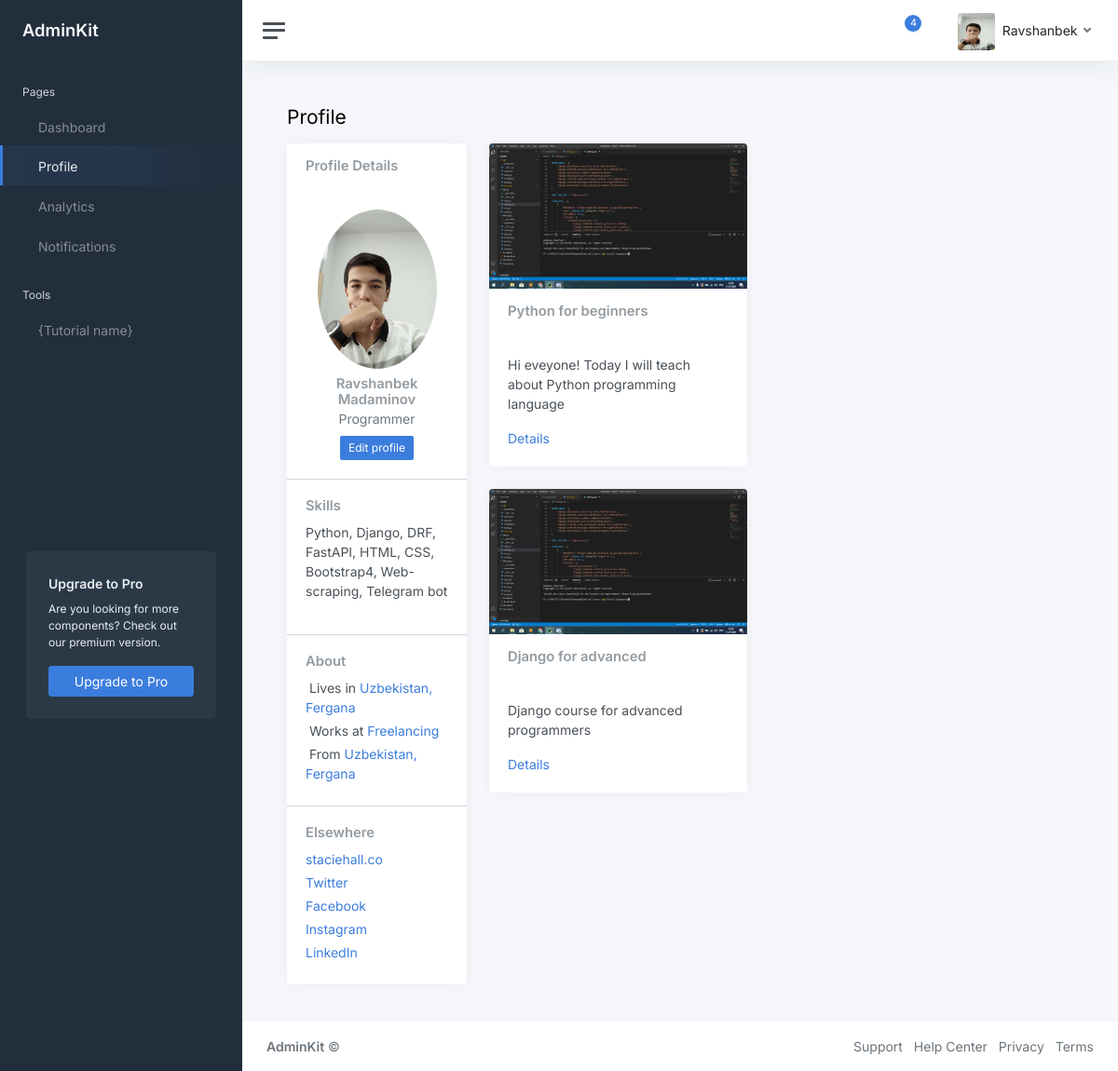
Page /profile/ (signed in) on the committed database.
### user/models.py (models this page shows, shortened)
class MainUser(models.Model):
    user = models.ForeignKey(User, on_delete=models.CASCADE)
    first_name = models.CharField(max_length=100)
    last_name = models.CharField(max_length=100)
    birth_address = models.CharField(max_length=110)
    live_address = models.CharField(max_length=110)
    work = models.CharField(max_length=100)
    about = models.TextField(max_length=500)
    photo = models.ImageField(upload_to='users-avatar')
    class Meta:
        verbose_name = 'Main User'
        verbose_name_plural = 'Users'

class Skill(models.Model):
    user = models.ForeignKey(MainUser, on_delete=models.CASCADE)
    yonalish = models.ForeignKey(IT, on_delete=models.SET_NULL, null=True, blank=True)
    skills = models.CharField(max_length=400, null=True, blank=True)
    class Meta:
        verbose_name = 'Skill'
        verbose_name_plural = 'Skills'

class IT(models.Model):
    it = models.CharField(max_length=100)
    def __str__(self):
        return self.it
    class Meta:
        verbose_name = "Yo'nalish"
        verbose_name_plural = "Yo'nalishlar"

### base/models.py (models this page shows, shortened)
class Tutorial(models.Model):
    user = models.ForeignKey(MainUser, on_delete=models.SET_NULL, null=True)
    tutorial_name = models.CharField(max_length=150)
    tutorial_description = models.TextField(max_length=200)
    tutorial_photo = models.ImageField(upload_to='tutorial-photos')
    tutorial_views = models.PositiveIntegerField(default=0)
    class Meta:
        verbose_name = 'Tutorial'
        verbose_name_plural = 'More Tutorials'

### base/views.py (the view)
# urls.py: path('profile/',ProfileView.as_view(), name='profile'),
class ProfileView(View):
    def get(self, request):
        mainuser = MainUser.objects.get(user=request.user)
        skills = Skill.objects.get(user=mainuser)
        courses = Tutorial.objects.filter(user=mainuser)
        return render(request, 'pages-profile.html',{'mainuser':mainuser, 'courses':courses, 'skills':skills})

### templates/pages-profile.html (shortened to what this page needs)
{% load static %}
<!DOCTYPE html>
<html lang="en">
<head>
	<link href="{% static 'css/app.css' %}" rel="stylesheet">
</head>
<body>
	{% if user.is_authenticated %}
		<div class="wrapper">
			<nav id="sidebar" class="sidebar js-sidebar">
				<div class="sidebar-content js-simplebar">
					<a class="sidebar-brand" href="index.html">
				<span class="align-middle">AdminKit</span>
			</a>
			<ul class="sidebar-nav">
				<li class="sidebar-header">
					Pages
				</li>
				<li class="sidebar-item">
					<a class="sidebar-link" href="{% url 'home' %}">
			 <span class="align-middle">Dashboard</span>
		</a>
				</li>
				<li class="sidebar-item active">
					<a class="sidebar-link" href="{% url 'profile' %}">
			 <span class="align-middle">Profile</span>
		</a>
				</li>
				<li class="sidebar-item">
					<a class="sidebar-link" href="{% url 'analytic' %}">
			 <span class="align-middle">Analytics</span>
		</a>
				</li>
				<li class="sidebar-item">
					<a class="sidebar-link" href="{% url 'notifications' %}">
			 <span class="align-middle">Notifications</span>
		</a>
				</li>
				<li class="sidebar-header">
					Tools
				</li>
				<li class="sidebar-item">
					<a class="sidebar-link" href="{% url 'tutorial' %}">
			 <span class="align-middle">{Tutorial name}</span>
		</a>
				</li>
			</ul>
					<div class="sidebar-cta">
						<div class="sidebar-cta-content">
							<strong class="d-inline-block mb-2">Upgrade to Pro</strong>
							<div class="mb-3 text-sm">
								Are you looking for more components? Check out our premium version.
							</div>
							<div class="d-grid">
								<a href="upgrade-to-pro.html" class="btn btn-primary">Upgrade to Pro</a>
							</div>
						</div>
					</div>
				</div>
			</nav>
			<div class="main">
				<nav class="navbar navbar-expand navbar-light navbar-bg">
					<a class="sidebar-toggle js-sidebar-toggle">
				<i class="hamburger align-self-center"></i>
			</a>
					<div class="navbar-collapse collapse">
						<ul class="navbar-nav navbar-align">
							<li class="nav-item dropdown">
								<a class="nav-icon dropdown-toggle" href="#" id="alertsDropdown" data-bs-toggle="dropdown">
									<div class="position-relative">
										<span class="indicator">4</span>
									</div>
								</a>
							</li>
							<li class="nav-item dropdown">
								<a class="nav-icon dropdown-toggle" href="#" id="messagesDropdown" data-bs-toggle="dropdown">
								</a>
							</li>
							<li class="nav-item dropdown">
								<a class="nav-link dropdown-toggle d-none d-sm-inline-block" href="#" data-bs-toggle="dropdown">
					<img src="{{ mainuser.photo.url }}" class="avatar img-fluid rounded me-1" alt="Charles Hall" /> <span class="text-dark">{{ mainuser.first_name }}</span>
					</a>
							</li>
						</ul>
					</div>
				</nav>
				<main class="content">
					<div class="container-fluid p-0">
						<div class="mb-3">
							<h1 class="h3 d-inline align-middle">Profile</h1>
						</div>
						<div class="row">
							<div class="col-md-4 col-xl-3">
								<div class="card mb-3">
									<div class="card-header">
										<h5 class="card-title mb-0">Profile Details</h5>
									</div>
									<div class="card-body text-center">
										<img src="{{ mainuser.photo.url }}" alt="{{ mainuser.first_name }}" class="img-fluid rounded-circle mb-2" width="128" height="128" />
										<h5 class="card-title mb-0">{{ mainuser.first_name }} {{ mainuser.last_name }}</h5>
										<div class="text-muted mb-2">{{ skills.yonalish }}</div>
										<div>
											<a class="btn btn-primary btn-sm" href="ui-forms.html">Edit profile</a>
										</div>
									</div>
									<hr class="my-0" />
									<div class="card-body">
										<h5 class="h6 card-title">Skills</h5>
										<p>{{ skills.skills }}</p>
									</div>
									<hr class="my-0" />
									<div class="card-body">
										<h5 class="h6 card-title">About</h5>
										<ul class="list-unstyled mb-0">
											<li class="mb-1"> Lives in <a href="#">{{ mainuser.live_address }}</a></li>
											<li class="mb-1"> Works at <a href="#">{{ mainuser.work }}</a></li>
											<li class="mb-1"> From <a href="#">{{ mainuser.birth_address }}</a></li>
										</ul>
									</div>
									<hr class="my-0" />
									<div class="card-body">
										<h5 class="h6 card-title">Elsewhere</h5>
										<ul class="list-unstyled mb-0">
											<li class="mb-1"><a href="#">staciehall.co</a></li>
											<li class="mb-1"><a href="#">Twitter</a></li>
											<li class="mb-1"><a href="#">Facebook</a></li>
											<li class="mb-1"><a href="#">Instagram</a></li>
											<li class="mb-1"><a href="#">LinkedIn</a></li>
										</ul>
									</div>
								</div>
							</div>
							<div class="col-md-8">
								{% for course in courses %}
									<div class="col-12 col-md-6">
										<div class="card">
											<img class="card-img-top" src="{{ course.tutorial_photo.url }}" alt="Unsplash">
											<div class="card-header">
												<h5 class="card-title mb-0">{{ course.tutorial_name }}</h5>
											</div>
											<div class="card-body">
												<p class="card-text">{{ course.tutorial_description }}</p>
												<a href="#" class="card-link">Details</a>
											</div>
										</div>
									</div>
								{% endfor %}
							</div>
						</div>
					</div>
				</main>
				<footer class="footer">
					<div class="container-fluid">
						<div class="row text-muted">
							<div class="col-6 text-start">
								<p class="mb-0">
									<a class="text-muted" href="https://adminkit.io/" target="_blank"><strong>AdminKit</strong></a> &copy;
								</p>
							</div>
							<div class="col-6 text-end">
								<ul class="list-inline">
									<li class="list-inline-item">
										<a class="text-muted" href="https://adminkit.io/" target="_blank">Support</a>
									</li>
									<li class="list-inline-item">
										<a class="text-muted" href="https://adminkit.io/" target="_blank">Help Center</a>
									</li>
									<li class="list-inline-item">
										<a class="text-muted" href="https://adminkit.io/" target="_blank">Privacy</a>
									</li>
									<li class="list-inline-item">
										<a class="text-muted" href="https://adminkit.io/" target="_blank">Terms</a>
									</li>
								</ul>
							</div>
						</div>
					</div>
				</footer>
			</div>
		</div>
	{% else %}
		<a href="{% url 'signup' %}">Register |</a>
		<a href="{% url 'signin' %}">Login</a>
	{% endif %}
</body>
</html>

### rows in the picture
MainUser: photo (picture), first_name "Ravshanbek", last_name "Madaminov", live_address "Uzbekistan, Fergana", work "Freelancing", birth_address "Uzbekistan, Fergana"
Skill: yonalish "Programmer", skills "Python, Django, DRF, FastAPI, HTML, CSS, Bootstrap4, Web-scraping, Telegram bot"
Tutorial: tutorial_photo (picture), tutorial_name "Python for beginners", tutorial_description "Hi eveyone! Today I will teach about Python programming language"
Tutorial: tutorial_photo (picture), tutorial_name "Django for advanced", tutorial_description "Django course for advanced programmers"
